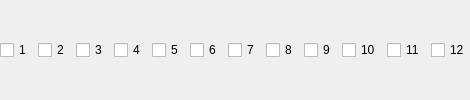
                             <widget class="QWidget" name="streamMultiTracks">
                              <layout class="QHBoxLayout" name="horizontalLayout_multitrack">
                               <property name="leftMargin">
                                <number>0</number>
                               </property>
                               <property name="topMargin">
                                <number>0</number>
                               </property>
                               <property name="rightMargin">
                                <number>0</number>
                               </property>
                               <property name="bottomMargin">
                                <number>0</number>
                               </property>
                               <item>
                                <widget class="QCheckBox" name="advOutMultiTrack1">
                                 <property name="text">
                                  <string notr="true">1</string>
                                 </property>
                                </widget>
                               </item>
                               <item>
                                <widget class="QCheckBox" name="advOutMultiTrack2">
                                 <property name="text">
                                  <string notr="true">2</string>
                                 </property>
                                </widget>
                               </item>
                               <item>
                                <widget class="QCheckBox" name="advOutMultiTrack3">
                                 <property name="text">
                                  <string notr="true">3</string>
                                 </property>
                                </widget>
                               </item>
                               <item>
                                <widget class="QCheckBox" name="advOutMultiTrack4">
                                 <property name="text">
                                  <string notr="true">4</string>
                                 </property>
                                </widget>
                               </item>
                               <item>
                                <widget class="QCheckBox" name="advOutMultiTrack5">
                                 <property name="text">
                                  <string notr="true">5</string>
                                 </property>
                                </widget>
                               </item>
                               <item>
                                <widget class="QCheckBox" name="advOutMultiTrack6">
                                 <property name="text">
                                  <string notr="true">6</string>
                                 </property>
                                </widget>
                               </item>
                               <item>
                                <widget class="QCheckBox" name="advOutMultiTrack7">
                                 <property name="text">
                                  <string notr="true">7</string>
                                 </property>
                                </widget>
                               </item>
                               <item>
                                <widget class="QCheckBox" name="advOutMultiTrack8">
                                 <property name="text">
                                  <string notr="true">8</string>
                                 </property>
                                </widget>
                               </item>
                               <item>
                                <widget class="QCheckBox" name="advOutMultiTrack9">
                                 <property name="text">
                                  <string notr="true">9</string>
                                 </property>
                                </widget>
                               </item>
                               <item>
                                <widget class="QCheckBox" name="advOutMultiTrack10">
                                 <property name="text">
                                  <string notr="true">10</string>
                                 </property>
                                </widget>
                               </item>
                               <item>
                                <widget class="QCheckBox" name="advOutMultiTrack11">
                                 <property name="text">
                                  <string notr="true">11</string>
                                 </property>
                                </widget>
                               </item>
                               <item>
                                <widget class="QCheckBox" name="advOutMultiTrack12">
                                 <property name="text">
                                  <string notr="true">12</string>
                                 </property>
                                </widget>
                               </item>
                              </layout>
                             </widget>
